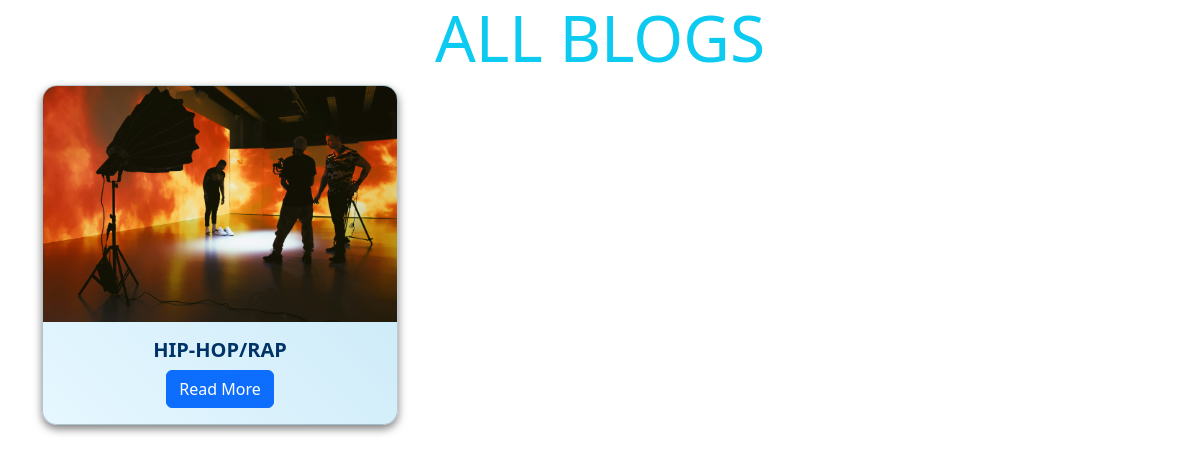
/allblogs?category=MUSIC (signed in), run on an earlier commit of the app's database.
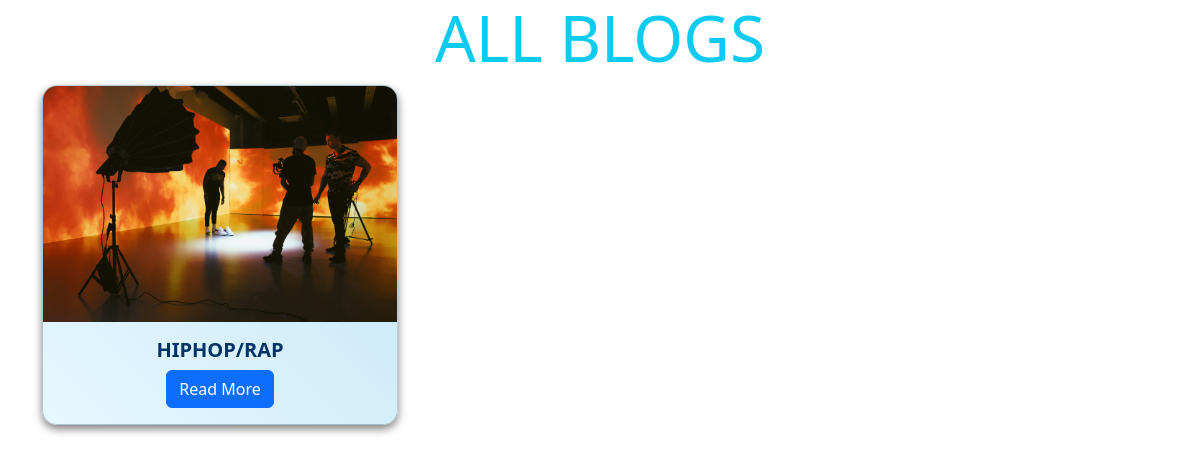
And on a later commit of the database.
### myblogs/models.py (models this page shows)
class blog_posts(models.Model):
    blog_name =models.CharField(max_length=100)
    cover_img=models.ImageField(upload_to='images/')
    blog_description=RichTextField()
    blog_cat=models.ForeignKey(Blog_Category,on_delete=models.CASCADE)
    like_count=models.IntegerField(default=0, null=True)
    views_count=models.IntegerField(default=0, null=True)
    blog_cat=models.ForeignKey(Blog_Category,on_delete=models.CASCADE)
    def __str__(self):
        return self.blog_name

### myblogs/views.py (the view)
# urls.py: path('allblogs', views.allblogs,name ='allblogs'),
@login_required(login_url='loginuser')
def allblogs(request):
    x = blog_posts.objects.all()
    var = request.GET.get('category')
    print(var)
    if(var):
        x=blog_posts.objects.filter(blog_cat__blog_cat=var)
        print(x)
    else:
        x=blog_posts.objects.all()
        print(x)
    p = Paginator(x, 3)
    page_number = request.GET.get("page")
    page_obj = p.get_page(page_number)
    return render(request,'myblogs/allblogs.html',{"y":x})

### myblogs/templates/myblogs/allblogs.html (shortened to what this page needs)
<!DOCTYPE html>
<html lang="en">
<head>
    <link href="https://cdn.jsdelivr.net/npm/bootstrap@5.3.2/dist/css/bootstrap.min.css" rel="stylesheet">
</head>
<body>
    <div class="container text-center mb-4">
        <h3 class="display-3 text-info"> ALL BLOGS</h3>
        <div class="row row-cols-1 row-cols-md-3 g-4">
            {% for y in y %}
            <div class="col">
                <div class="card"
                    style="background: linear-gradient(45deg, #e6f7ff, #c3e6f5); border-radius: 15px; overflow: hidden; box-shadow: 0 4px 8px rgba(0, 0, 0, 0.5);">
                    <img src="{{ y.cover_img.url }}" class="card-img-top" alt="...">
                    <div class="card-body">
                        <h5 class="card-title" style="color: #003366; font-weight: bold; text-transform: uppercase;">{{y.blog_name }}</h5>
                        <a href="{% url 'add_comment' y.blog_name %}?blog_id={{y.id}}" class="btn btn-primary">Read More</a>
                    </div>
                </div>
            </div>
            {% endfor %}
        </div>
    </div>
</body>
</html>

What changed in the data, as far as the page shows it:
changed blog_posts: blog_name "HIP-HOP/RAP" → "HIPHOP/RAP"
